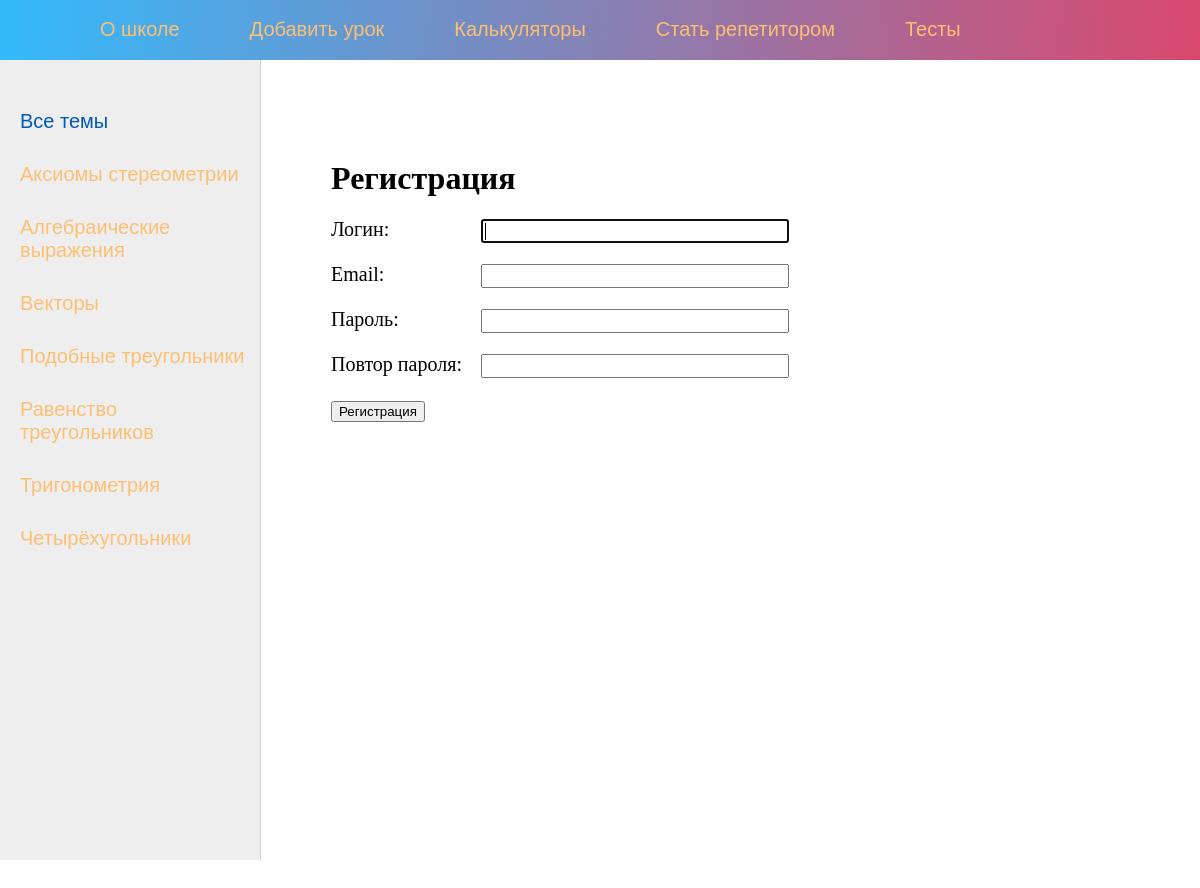
The page /register/ (signed in) on the database its author committed.
### lessons/models.py (models this page shows, shortened)
class Category(models.Model):
    name = models.CharField(max_length=100, db_index=True, verbose_name="Категория")
    slug = models.SlugField(max_length=255, unique=True, db_index=True, verbose_name="URL")
    def get_absolute_url(self):
        return reverse('category', kwargs={'cat_slug': self.slug})
    class Meta:
        verbose_name = 'Категория'
        verbose_name_plural = 'Категории'
        ordering = ['id']

### lessons/views.py (the view, shortened to what this page needs)
class RegisterUser(DataMixin, CreateView):
    form_class = RegisterUserForm
    template_name = 'lessons/register.html'
    success_url = reverse_lazy('login')
    def get_context_data(self, *, object_list=None, **kwargs):
        context = super().get_context_data(**kwargs)
        c_def = self.get_user_context(title="Регистрация")
        return dict(list(context.items()) + list(c_def.items()))

### lessons/forms.py
class RegisterUserForm(UserCreationForm):
    username = forms.CharField(label='Логин', widget=forms.TextInput(attrs={'class': 'form-input'}))
    email = forms.EmailField(label='Email', widget=forms.EmailInput(attrs={'class': 'form-input'}))
    password1 = forms.CharField(label='Пароль', widget=forms.PasswordInput(attrs={'class': 'form-input'}))
    password2 = forms.CharField(label='Повтор пароля', widget=forms.PasswordInput(attrs={'class': 'form-input'}))
    class Meta:
        model = User
        fields = ('username', 'email', 'password1', 'password2')

### lessons/utils.py (called while the page is built)
    def get_user_context(self, **kwargs):
        context = kwargs
        cats = Category.objects.annotate(Count('lessons'))
        user_menu = menu.copy()
        if not self.request.user.has_perm('lessons.change_lessons'):
            user_menu.pop(1)
        context['menu'] = user_menu
        context['cats'] = cats
        if 'cat_selected' not in context:
            context['cat_selected'] = 0
        return context

### lessons/templates/lessons/register.html (shortened to what this page needs)
{% extends 'lessons/base.html' %}
{% block content %}
<h1>{{title}}</h1>
<form method="post">
{% for f in form %}
<p><label class="form-label" for="{{ f.id_for_label }}">{{f.label}}: </label>{{ f }}</p>
{% endfor %}
    <button type="submit">Регистрация</button>
</form>
{% endblock %}

### lessons/templates/lessons/base.html (shortened to what this page needs)
{% load static %}
{% load lessons_tags %}
<!DOCTYPE html>
<html>
<head>
	<link type="text/css" href="{% static 'lessons/css/styles.css' %}" rel="stylesheet" />
</head>
<body>
<table class="table-page" border=0 cellpadding="0" cellspacing="0">
<tr><td valign=top>
{% block mainmenu %}
		<div class="header">
			<ul id="mainmenu" class="mainmenu">
			<li class="logo"><a href="{% url 'home' %}"><div class="logo"></div></a></li>
{% for m in menu %}
			<li><a href="{% url m.url_name %}">{{m.title}}</a></li>
{% endfor %}
				<li><a href="/quizes">Тесты</a></li>
				{% if request.user.is_authenticated %}
				<li class="last"> {{user.username}} | <a href="{% url 'logout' %}">Выйти</a></li>
				{% else %}
				<li class="last"><a href="{% url 'register' %}">Регистрация</a> | <a href="{% url 'login' %}">Войти</a></li>
				{% endif %}
			</ul>
		</div>
{% endblock mainmenu %}
<table class="table-content" border=0 cellpadding="0" cellspacing="0">
<tr>
	<td valign="top" class="left-chapters">
	<ul id="leftchapters">
{% if cat_selected == 0 %}
		<li class="selected">Все темы</li>
{% else %}
		<li><a href="{% url 'home' %}">Все темы</a></li>
{% endif %}
{% for c in cats %}
{% if c.lessons__count > 0 %}
	{% if c.pk == cat_selected %}
		<li class="selected">{{c.name}}</li>
	{% else %}
		<li><a href="{{ c.get_absolute_url }}">{{c.name}}</a></li>
	{% endif %}
{% endif %}
{% endfor %}
	</ul>
</td>
<td valign="top" class="content">
	<div class="content-text">
{% block content %}
{% endblock %}
	</div>
</td></tr></table>
</td></tr>
</table>
</body>
</html>

### lessons/static/lessons/css/styles.css (style rules this page uses)
html, body { font-family: 'Arial'; margin: 0; padding: 0; height: 100%; width: 100%; color: #1e5e33; }
a { color: #0059b2; text-decoration: none; }
.table-page { width: 100%; height: 100%; vertical-align: top; }
.table-page tr { height: 100%; }
.header { background-image: linear-gradient(94.01deg, #31BCFE -1.25%, #8F7BAD 55.18%, #D9486D 100%); height: 60px; }
.logo { background: url('../images/logo.png') no-repeat 10px 5px; width: 70px; height: 60px; }
ul.mainmenu { list-style: none; margin: 0; padding: 0; height: 60px; color: #fdc073; font-size: 20px; overflow: hidden; }
ul.mainmenu li { float: left; margin: 18px 40px 0 30px; }
ul.mainmenu li.logo { margin: 0; }
ul.mainmenu li.last { float: right; }
ul.mainmenu li a { color: #fdc073; text-decoration: none; }
.table-content { width: 100%; min-height: 100%; height: 100%; }
.left-chapters { margin: 0; background: #eee; border-right: 1px solid #ccc; min-height: 100%; }
.left-chapters ul { width: 230px; min-height: 100%; margin: 0; padding: 20px 10px 10px 20px; list-style: none; font-size: 20px; }
.left-chapters ul li { margin: 30px 0 0 0; color: #999; }
.left-chapters ul li.selected { color: #0059b2; }
.left-chapters ul li a { color: #fdc073; text-decoration: none; }
.content { padding: 40px 20px 20px 40px; width: 100%; box-sizing: border-box; }
.content-text { margin: 60px 0 0 30px; color: #000; font-size: 20px; font-family: Yandex Sans Display Light; }
.content-text h1 { font-size: 32px; }
.form-input { width: 300px; font-size: 16px; }
.form-label { display: inline-block; min-width: 150px; vertical-align: top; }
A { text-decoration:none; }

### rows shown on the page
Category: name "Аксиомы стереометрии"
Category: name "Алгебраические выражения"
Category: name "Векторы"
Category: name "Подобные треугольники"
Category: name "Равенство треугольников"
Category: name "Тригонометрия"
Category: name "Четырёхугольники"

### other values the page prints
{{ m.title }} "О школе" "Добавить урок" "Калькуляторы" "Стать репетитором"
{{ title }} "Регистрация"
{{ f.label }} "Логин" "Email" "Пароль" "Повтор пароля"
